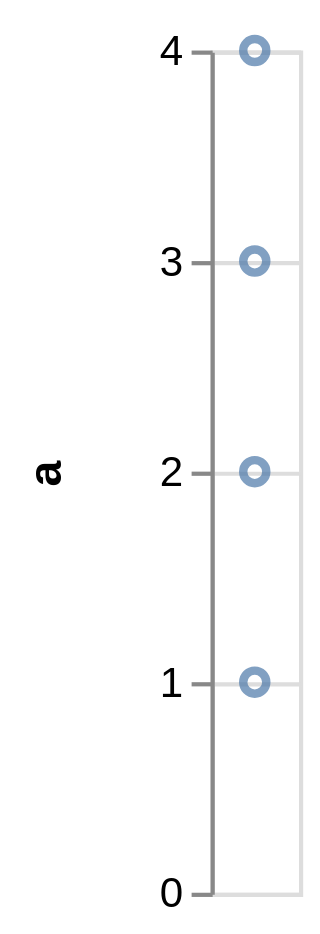

Here is the Vega-Lite specification saved for this chart:
### Vega specification from a JSON file in a GitHub repository (floating-point values rounded to 4 significant figures)
{"$schema": "https://vega.github.io/schema/vega/v3.0.json", "autosize": "pad", "padding": 5, "width": 21, "height": 200, "style": "cell", "data": [{"name": "source_0", "values": "a\n1\n2\n3\n4", "format": {"type": "csv"}}, {"name": "data_0", "source": "source_0", "transform": [{"type": "formula", "expr": "toNumber(datum[\"a\"])", "as": "a"}, {"type": "filter", "expr": "datum[\"a\"] !== null && !isNaN(datum[\"a\"])"}]}], "marks": [{"name": "marks", "type": "symbol", "style": ["point"], "from": {"data": "data_0"}, "encode": {"update": {"opacity": {"value": 0.7}, "fill": {"value": "transparent"}, "stroke": {"value": "#4c78a8"}, "x": {"signal": "width", "mult": 0.5}, "y": {"scale": "y", "field": "a"}}}}], "scales": [{"name": "y", "type": "linear", "domain": {"data": "data_0", "field": "a"}, "range": [{"signal": "height"}, 0], "nice": true, "zero": true}], "axes": [{"scale": "y", "orient": "left", "labelOverlap": true, "tickCount": {"signal": "ceil(height/40)"}, "title": "a", "zindex": 1}, {"scale": "y", "orient": "left", "grid": true, "tickCount": {"signal": "ceil(height/40)"}, "domain": false, "labels": false, "maxExtent": 0, "minExtent": 0, "ticks": false, "zindex": 0}], "config": {"axisY": {"minExtent": 30}}}
